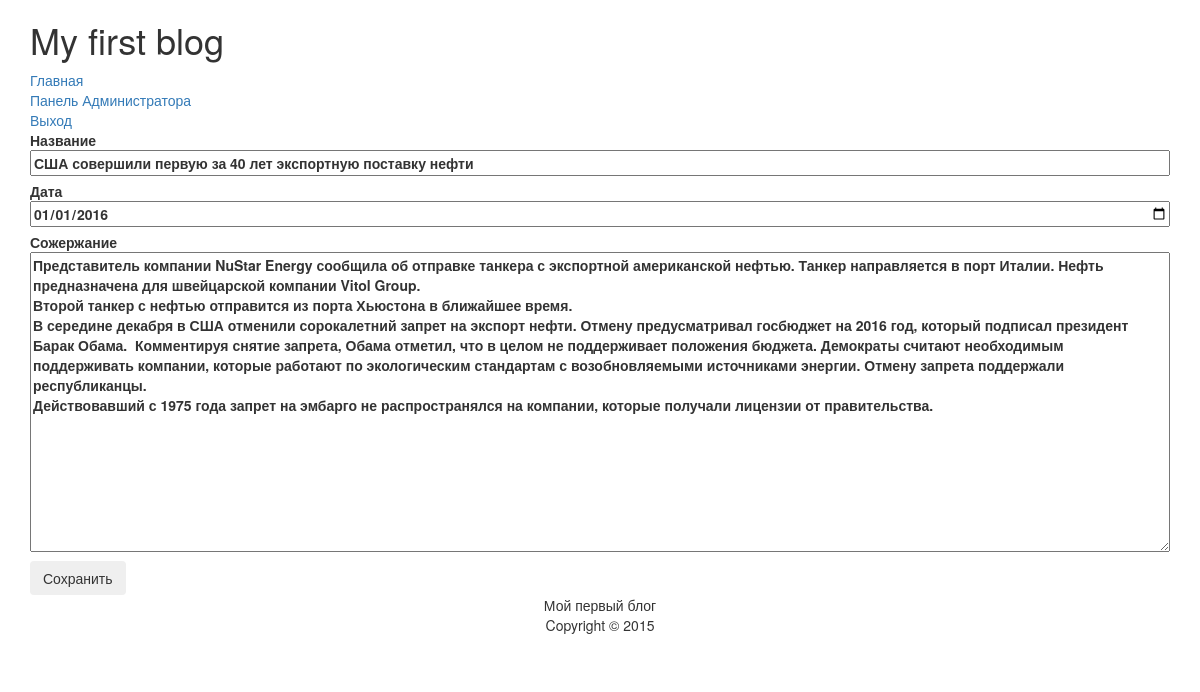
Page /?section=admin&action=edit&id=3 (signed in) on the earlier database version.
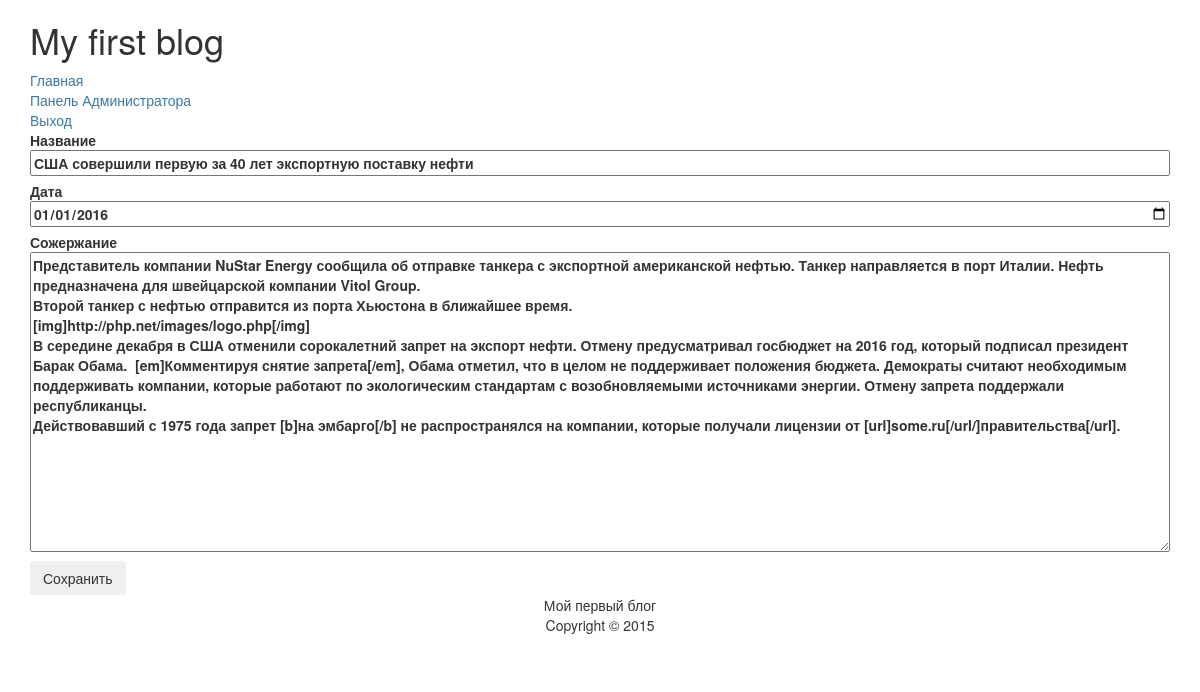
Same page on the later database version.
### tables this page shows
CREATE TABLE "articles" (
	`id`	INTEGER NOT NULL PRIMARY KEY AUTOINCREMENT,
	`title`	TEXT,
	`content`	TEXT,
	`date`	TEXT
);

### index.php (called while the page is built, shortened)
<?php
require_once("preamble.php");
$section = $_GET['section'] ? $_GET['section'] : null;
require_once('content/menu.php');
$menu['admin']['visible'] = true;
$menu['home']['visible'] = true;
switch ($section) {
	case 'admin':
		if (isset($_SESSION['username'])) {
			$menu['exit']['visible'] = true;
		} else {
			$menu['admin']['visible'] = false;
			$content = 'content/auth.php';
		}
		break;
}
require_once("template.php");
?>

### preamble.php (called while the page is built, shortened)
<?php
require_once("class/blog.php");
$db = new SQLite3('blog.db');
$blog = new Blog($db);
?>

### class/blog.php (called while the page is built, shortened)
<?php
class Blog {
	private $db;
	private $title;
	public function __construct($db) {
		$this->db = $db;
	}
	public function set_title($str) {
		$this->title = $str;
	}
	public function get_title() {
		return $this->title;
	}
	public function get_article ($id) {
		$return = false;
		if ($this->db) {
			$id = (int) $id;
			$query = "SELECT * FROM articles WHERE id='$id';";
			$result = $this->db->query($query);
			if($result) {
				$return = $result->fetchArray(SQLITE3_ASSOC);
			}
		}
		return $return;
	}
}
?>

### content/admin_form.php (the view)
<?php
	$article = $blog->get_article($_GET['id']);
?>
<div class='form'>
<form method='post' action='?section=admin&action=<?=$_GET['action']?>&id=<?=$_GET['id']?>'>
<label>Название<br>
<input type='text' name='title' value='<?=$article['title']?>' class='form-item' autofocus required>
</label><br>
<label>Дата<br>
<input type='date' name='date' value='<?=$article['date']?>' class='form-item' required>
</label><br>
<label>Сожержание<br>
<textarea name='content' class='form-item' required>
<?=$article['content']?>
</textarea>
</label><br>
<input type='submit' value='Сохранить' class='btn'>
</form>
</div>

### template.php (shortened to what this page needs)
<!DOCTYPE html>
<html>
<head>
<link rel='stylesheet' href='https://maxcdn.bootstrapcdn.com/bootstrap/3.3.6/css/bootstrap.min.css'>
<link rel='stylesheet' href='/blog/style.css'>
</head>
<body>
<div class='container'>
<h1><?=$blog->get_title()?></h1>
<?=get_menu($menu)?>
<div>
<?php include($content) ?>
</div>
<footer>
<p>Мой первый блог<br/>Copyright &copy; 2015</p>
</footer>
</div>
</body>
</html>

### content/menu.php
<?php
$menu = array(
	'home' => array('visible' => false, 'name' => 'Главная', 'href' => './'),
	'admin' => array('visible' => false, 'name' => 'Панель Администратора', 'href' => '?section=admin'),
	'add' => array('visible' => false, 'name' => 'Добавить статью', 'href' => '?section=admin&action=add'),
	'exit' => array('visible' => false, 'name' => 'Выход', 'href' => '?action=exit')
);
function get_menu($menu) {
	$return = '';
	foreach ($menu as $a) {
		if ($a['visible']) {
			$return .= "<a href='".$a['href']."'>".$a['name']."</a><br>";
		}
	}
	return $return;
}
?>

### style.css (style rules this page uses)
footer { text-align: center; margin-bottom: 30px; }
.form label { width: 100%; }
.form-item { width: 100%; }
textarea.form-item { height: 300px; }

Differences in the rows shown:
changed articles "США совершили первую за 40 лет экспортную поставку нефти": content "…Хьюстона в ближайшее время. В середине декабря в США отменили сорокалетний запрет на экспорт нефти. Отмену предусматривал госбюджет на 2016 год, который подписал президент Барак Обама. Комментируя снятие запрета, Обама отметил, что в целом не поддерживает положения бюджета. Демократы считают необходимым поддерживать компании, которые работают по экологическим стандартам с возобновляемыми источниками энергии. Отмену запрета поддержали республиканцы. Действовавший с 1975 года запрет на эмбарго не распространялся на компании, которые получали лицензии от правительства." → "…Хьюстона в ближайшее время. [img]http://php.net/images/logo.php[/img] В середине декабря в США отменили сорокалетний запрет на экспорт нефти. Отмену предусматривал госбюджет на 2016 год, который подписал президент Барак Обама. [em]Комментируя снятие запрета[/em], Обама отметил, что в целом не поддерживает положения бюджета. Демократы считают необходимым поддерживать компании, которые работают по экологическим стандартам с возобновляемыми источниками энергии. Отмену запрета поддержали республиканцы. Действовавший с 1975 года запрет [b]на эмбарго[/b] не распространялся на компании, которые получали лицензии от [url]some.ru[/url/]правительства[/url]."
